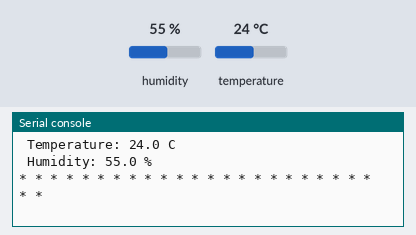
Simulated run of this program. Board: ESP32 board running MicroPython. Parts: the last lines printed to the serial console. The test bench sets the inputs (shaded band); at power-on: humidity 55 %, temperature 24 °C.

Above: at 1.2 s.
1.3 s: humidity set to 22 %
At 3.3 s:
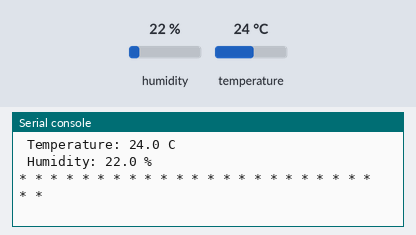
4.0 s: temperature set to 12 °C
At 4.5 s:
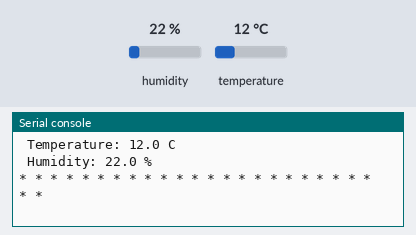
6.7 s: humidity set to 40 %
At 9.3 s:
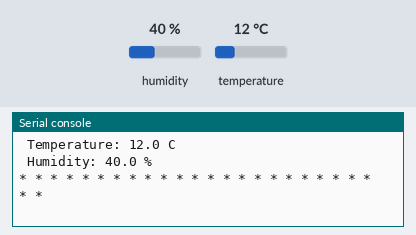
Timing chart, 0 to 10.8 s (numbered marks = the images above; inputs shaded):
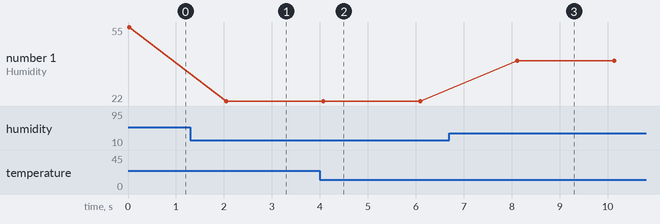

The program:

lab_17_dht22_v3.py
```python
#lab_17_dht22_v3.py
# 1. ดึงไลบรารี่ dht มาใช้
from machine import Pin # นำเข้าไลบรารี่ machine
import dht # นำเข้าไลบรารี่ dht
import time # นำเข้าไลบรารี่ time

# 2. สร้างตัวแปรรับค่า dht 22 ที่ขาพินที่ 14
#dht11 = dht.DHT11(Pin(14))
dht22 = dht.DHT22(Pin(14))

# 3. อ่านค่า dht 22
while True:
	dht22.measure() # เริ่มต้นการอ่านค่าเซนเซอร์ dht22

	temp = dht22.temperature() # เริ่มต้นการอ่านค่า อุณหภูมิ เซนเซอร์ dht22
	humi = dht22.humidity() # เริ่มต้นการอ่านค่า ความชื้น เซนเซอร์ dht22

	temp = round(temp, 2) # คำสั่งให้มีทศนิยม 2 ตำแหน่ง
	humi = round(humi, 2) # คำสั่งให้มีทศนิยม 2 ตำแหน่ง

	print(f' Temperature: {temp} C') #แสดงผลบนหน้า shell
	print(f' Humidity: {humi} %') #แสดงผลบนหน้า shell
	print("* " * 25)
	time.sleep(2)
```

Measured:
- after the input at 1.3 s, the serial console: prints a new line after 0.75 s (image 1)
- after the input at 4.0 s, the serial console: prints a new line after 0.07 s (image 2)
- after the input at 6.7 s, the serial console: prints a new line after 1.4 s (image 3)
- plotted number 1: 55 → 22 after the input at 1.3 s, 22 → 40 after the input at 6.7 s
